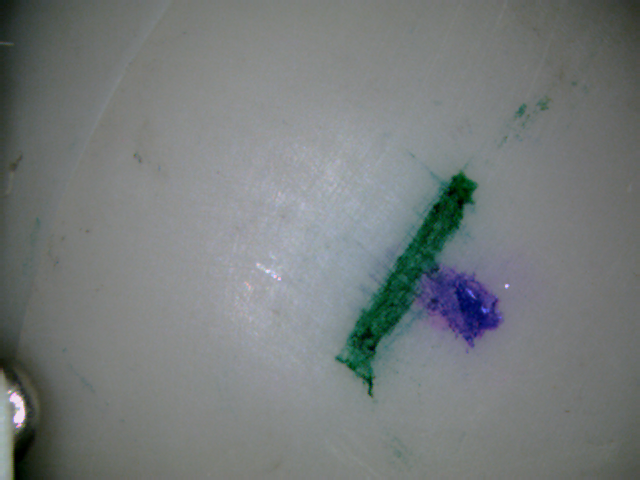
#> input picture zero_device/11-03-17-31-53-015.BMP, 640 x 480 px, given in place of the camera
$ python main_video.py   (older library calls are emulated)
#> lines starting #> are read from the running program, lines starting #| are printed output that depends on the picture; after the words box and inside, x2 and y2 are one past the last pixel; in counts of white or black regions, pixels touching at a corner belong together
### zero_device/judge_T.py
import cv2
import numpy as np
import color_list
import heapq
import math

def judge_T(frame):

    hsv = cv2.cvtColor(frame, cv2.COLOR_BGR2HSV)

    color = []

    color_dict = color_list.get_color_list()

    # 颜色字典的颜色数量
    num_color = len(color_dict)
    sum = [0] * num_color
    sum_tuple_list = []
    search_color_list = []

    ellipses = []

    # 对每个颜色进行判断，d是颜色字符串（如：red）
    for (d, i) in zip(color_dict, range(num_color)):

        search_color_list.append(d)
        # 根据阈值构建掩膜
        mask = cv2.inRange(hsv, color_dict[d][0], color_dict[d][1])

        # 先膨胀再腐蚀
        mask = cv2.dilate(mask, None, iterations=2)
        mask = cv2.erode(mask, None, iterations=4)

        img, cnts, hiera = cv2.findContours(mask.copy(), cv2.RETR_EXTERNAL,
                                            cv2.CHAIN_APPROX_SIMPLE)
        # 有轮廓才进行后面的判断
        # 把后面的判断放到这里了
        # 找到所有轮廓中最大的
        index1 = 0
        max1 = 0
        if len(cnts) > 1:
            for (points,ii) in zip(cnts,range(len(cnts))):
                if isinstance(points,int):
                    length = 1
                else:
                    length = len(points)

                # print(ii,length)

                if length > max1:
                    max1 = len(points)
                    index1 = ii

        # 找到最大的轮廓的中心点，并存储
        if len(cnts) > 0 and len(cnts[index1]) > 5:
            sum[i] = cv2.contourArea(cnts[index1])
            #fitEllipse返回一个列表，0——椭圆中心点，1——长短轴，2——旋转角度
            ellipses.append(cv2.fitEllipse(cnts[index1]))
        else:
            ellipses.append([])
            sum[i] = 0
        sum_tuple_list.append((i,sum[i]))

        # [7 lines of commented-out code are left out]
    sum_tuple_list = sorted(sum_tuple_list, key=lambda item: item[1], reverse = True)
    # print(sum_tuple_list)

    main_colors = []
    sub_colors = []
    '''
    for i,color_area in sum_tuple_list:
        if color_area > 50.0:
            if color_area > 2000.0:
                main_colors.append(i)
            else:
                sub_colors.append(i)
                '''
    for i,color_area in sum_tuple_list:
        if color_area > 50.0:
            if ellipses[i][1][1] < 120.0 and ellipses[i][1][1] > 40.0:
                sub_colors.append(i)
            #if color_area > 1200.0:
            if ellipses[i][1][1] > 120.0:
                main_colors.append(i)


    sub_color_used = [False] * num_color
    if len(main_colors) > 0:
        for main_color_idx in main_colors:
            for sub_color_idx in sub_colors:
                if not sub_color_used[sub_color_idx] and main_color_idx != sub_color_idx:
                    T_point_main = ellipses[main_color_idx][0]
                    T_point_sub = ellipses[sub_color_idx][0]
                    distance = math.sqrt((T_point_main[0] - T_point_sub[0])*(T_point_main[0] - T_point_sub[0]) + (T_point_main[1] - T_point_sub[1])*(T_point_main[1] - T_point_sub[1]))
                    # 实测真正T字的中心点距离在50 ~ 60 之间，极端情况下会有更小
                    print('main',search_color_list[main_color_idx],ellipses[main_color_idx][1])
                    print('sub',search_color_list[sub_color_idx],ellipses[sub_color_idx][1])
                    print(search_color_list[main_color_idx],search_color_list[sub_color_idx],distance)
                    if distance < 100.0 and distance > 25.0:
                        color.append(search_color_list[main_color_idx])
                        color.append(search_color_list[sub_color_idx])
                        sub_color_used[sub_color_idx] = True
                        sub_color_used[main_color_idx] = True
                        break
            else:
                continue
            continue

    return color


# [10 lines left out: function color_filtering, not called in this run]


# [20 lines that do not run on import are left out]

### zero_device/T_rotate_angle.py
# 该程序为了计算T型的旋转角度，根据的是T的上横（图像表现为粗线）
# 通过判断T的竖在横的上下来判断旋转小于180还是大于180

import cv2
import color_list
import math


#求T形旋转角，color1是粗线的颜色
def get_rotate_angle(frame, color1, color2):
    hsv = cv2.cvtColor(frame, cv2.COLOR_BGR2HSV)
    color_dict = color_list.get_color_list()
    img_color1_filtering = cv2.inRange(hsv, color_dict[color1][0],
                                       color_dict[color1][1])
    img_color2_filtering = cv2.inRange(hsv, color_dict[color2][0],
                                       color_dict[color2][1])

    img_color1_filtering = cv2.dilate(img_color1_filtering, None, iterations=2)
    img_color1_filtering = cv2.erode(img_color1_filtering, None, iterations=4)

    img_color2_filtering = cv2.dilate(img_color2_filtering, None, iterations=2)
    img_color2_filtering = cv2.erode(img_color2_filtering, None, iterations=4)

    #求轮廓
    img1, cnts1, hiera1 = cv2.findContours(img_color1_filtering, cv2.RETR_TREE,
                                           cv2.CHAIN_APPROX_SIMPLE)
    img2, cnts2, hiera2 = cv2.findContours(img_color2_filtering, cv2.RETR_TREE,
                                           cv2.CHAIN_APPROX_SIMPLE)
    #拟合椭圆
    index1 = 0
    max1 = 0
    index2 = 0
    max2 = 0
    # print(len(cnts1),len(cnts2))
    if len(cnts1) > 1:
        for (points,i) in zip(cnts1,range(len(cnts1))):
            if isinstance(points,int):
                length = 1
            else:
                length = len(points)

            # print('1',i,length)

            if length > max1:
                max1 = len(points)
                index1 = i

    if len(cnts2) > 1:
        for (points,i) in zip(cnts2,range(len(cnts2))):
            if isinstance(points,int):
                length = 1
            else:
                length = len(points)

            # print('2: i = ',i,', length = ',length)

            if length > max2:
                max2 = len(points)
                index2 = i

    ellipse1 = cv2.fitEllipse(cnts1[index1])
    ellipse2 = cv2.fitEllipse(cnts2[index2])

    # print(ellipse1[2],ellipse2[2])

    #返回旋转角度,以及两条线的中点和斜率
    return ellipse1[0], ellipse2[0], 0.0 - math.tan(
            (90 - ellipse1[2]) / 180 * math.pi), 0.0 - math.tan(
            (90 - ellipse2[2]) / 180 * math.pi), ellipse1[2], ellipse2[2]


# [6 lines that do not run on import are left out]

### zero_device/point_oblique_straight_point.py
# 解算出两线段的交点
# 采用 一点和斜率，然后两直线求解
import math

class Point(object):
    def __init__(self, x=0, y=0):
        self.x = x
        self.y = y


# 用"一点和斜率"定义的直线
class Line(object):
    def __init__(self, p, k):
        self.p = p
        self.k = k


# 解两直线的交点
def get_cross_point(l1, l2):
    cross_point = Point()
    #cross_point.x = (l2.p.y - l1.p.y - l2.k * l2.p.x + l1.k * l1.p.x) * 1.0 / (
    #   l1.k - l2.k)
    cross_point.x = (l2.p.y - l1.p.y - l2.k * l2.p.x + l1.k * l1.p.x) * 1.0 / (
       l1.k - l2.k)
    #cross_point.y = (l1.k * (l2.p.y - l2.k * l2.p.x) - l2.k *
                     #(l1.p.y - l1.k * l1.p.x)) * 1.0 / (l1.k - l2.k)
    cross_point.y = (l1.k * (cross_point.x - l1.p.x) + l1.p.y)
    # print(l1.k)
    return cross_point


# [11 lines that do not run on import are left out]

### zero_device/calculate_orientation.py
import math
from numpy import *


def fake_cartesian_to_spherical(X, Y, Z):
    r = 30
    phi = math.atan2(Y, X)
    if abs(Z) > r:
        Z = Z / abs(Z) * r
    theta = math.acos(Z/r)
    return r, phi, theta

def axis_angle_To_M(axis,angle):
    axis = axis.tolist()
    rx = axis[0][0]
    ry = axis[1][0]
    rz = axis[2][0]
    c_ = math.cos(angle)
    s_ = math.sin(angle)
    # 由轴角推到旋转矩阵
    M = mat(zeros((3, 3)))
    M[0, 0] = rx * rx * (1 - c_) + c_
    M[0, 1] = rx * ry * (1 - c_) + rz * s_
    M[0, 2] = rx * rz * (1 - c_) - ry * s_
    M[1, 0] = ry * rx * (1 - c_) - rz * s_
    M[1, 1] = ry * ry * (1 - c_) + c_
    M[1, 2] = ry * rz * (1 - c_) + rx * s_
    M[2, 0] = rz * rx * (1 - c_) + ry * s_
    M[2, 1] = rz * ry * (1 - c_) - rx * s_
    M[2, 2] = rz * rz * (1 - c_) + c_
    return M

def get_orientation(X0, Y0, Z0, X, Y, Z, rotate_angle, compensate = 0.0):

    # 视野：-y 是正向0度；定义：x正向0度差距90度
    # 因此对于正常向上的T，应为w + 90 - phi
    compensate  = compensate / 180.0 * math.pi + math.pi/2

    r = 30
    rotate_angle = rotate_angle * math.pi / 180
    res0 = fake_cartesian_to_spherical(X0, Y0, Z0)
    phi0 = res0[1]
    theta0 = res0[2]

    res = fake_cartesian_to_spherical(X, Y, Z)
    phi = res[1]
    theta = res[2]

    print("phi,theta = ",phi*180.0/math.pi,theta*180.0/math.pi,' phi0,theta0 = ',phi0*180.0/math.pi,theta0*180.0/math.pi)

    R = mat(zeros((3, 3)))
    sintheta = math.sin(theta)
    sintheta0 = math.sin(theta0)
    sinphi = math.sin(phi)
    sinphi0 = math.sin(phi0)
    costheta = math.cos(theta)
    costheta0 = math.cos(theta0)
    cosphi = math.cos(phi)
    cosphi0 = math.cos(phi0)
    # 绕z旋转-phi0
    R[0, 0] = cosphi0
    R[0, 1] = sinphi0
    R[0, 2] = 0
    R[1, 0] = 0.0 - sinphi0
    R[1, 1] = cosphi0
    R[1, 2] = 0
    R[2, 0] = 0
    R[2, 1] = 0
    R[2, 2] = 1
    # 经过第一次旋转后的姿态矩阵
    #　R1 = R.T
    R1 = R #important! 这里确定就应该使用不转置的矩阵！
    # 因为这里确实相当于直接确定了坐标系的旋转！没有什么“向量旋转”“坐标旋转的区别”

    # 绕y旋转-theta0
    # 对于R1姿态矩阵，因为仅仅只是坐标系发生了旋转，所以这里需要的操作是求在新系下的坐标，求法为 新坐标 = 姿态矩阵 * 旧坐标
    # 而 x,y,z 轴的旧坐标可以直接合成单位阵（每一列即为一轴），故新坐标即为姿态矩阵每一列
    axis = R1[:,1]
    R2 = axis_angle_To_M(axis,0.0-theta0) * R1

    coor = mat(zeros((3,1)))
    coor[0,0] = X0
    coor[1,0] = Y0
    coor[2,0] = Z0
    # print('坐标：',R2.T*coor)

    # 绕y旋转theta
    axis = R2[:,1]
    R3 = axis_angle_To_M(axis,theta) * R2


    # 绕z旋转phi
    axis = R3[:,2]
    R4 = axis_angle_To_M(axis,phi) * R3

    # 绕 0-X,Y,Z 旋转 w - phi
    axis0 = mat(zeros((3,1)))
    axis0[0,0] = X/r
    axis0[1,0] = Y/r
    axis0[2,0] = Z/r
    axis = R4 * axis0
    # 最终的姿态矩阵
    R_final = axis_angle_To_M(axis,rotate_angle - phi + compensate) * R4
    # R_final = R4

    # 由旋转矩阵 到 RPY值
    ThetaZ = math.atan2(R_final[1,0],R_final[0,0])
    sinThetaZ = math.sin(ThetaZ)
    cosThetaZ = math.cos(ThetaZ)
    ThetaY = math.atan2(0.0 - R_final[2,0], cosThetaZ * R_final[0,0] + sinThetaZ * R_final[1,0])
    ThetaX = math.atan2(sinThetaZ * R_final[0,2] - cosThetaZ * R_final[1,2],cosThetaZ * R_final[1,1] - sinThetaZ * R_final[0,1])

    return ThetaX,ThetaY,ThetaZ, R_final.tolist()


# [9 lines that do not run on import are left out]

### zero_device/color_list.py
import numpy as np
import collections

#定义字典存放颜色分量上下限
#例如：{颜色: [min分量, max分量]}
#{'red': [array([160,  43,  46]), array([179, 255, 255])]}

def get_color_list():
    dict = collections.defaultdict(list)

    # 黑色
    lower_black = np.array([0, 0, 0])
    upper_black = np.array([180, 255, 46])
    color_list = []
    color_list.append(lower_black)
    color_list.append(upper_black)
    dict['black'] = color_list

    # [17 lines of commented-out code are left out]
    lower_red = np.array([0, 150, 43])
    upper_red = np.array([17, 255, 255])
    color_list = []
    color_list.append(lower_red)
    color_list.append(upper_red)
    dict['red']=color_list
    '''
    # 未采用
    lower_red = np.array([155, 131, 150])
    upper_red = np.array([162, 165, 180])
    color_list = []
    color_list.append(lower_red)
    color_list.append(upper_red)
    dict['unknown'] = color_list
    '''

    #粉色
    lower_pink = np.array([159, 46, 46])
    upper_pink = np.array([166, 255, 255])
    color_list = []
    color_list.append(lower_pink)
    color_list.append(upper_pink)
    dict['pink'] = color_list

    #黄色
    lower_yellow = np.array([24, 46, 46])
    upper_yellow = np.array([31, 255, 172])
    color_list = []
    color_list.append(lower_yellow)
    color_list.append(upper_yellow)
    dict['yellow'] = color_list

    #绿色
    lower_green = np.array([51, 64, 43])
    upper_green = np.array([96, 255, 130])
    color_list = []
    color_list.append(lower_green)
    color_list.append(upper_green)
    dict['green'] = color_list

    # [9 lines of commented-out code are left out]
    lower_blue = np.array([104, 46, 46])
    upper_blue = np.array([117, 255, 255])
    color_list = []
    color_list.append(lower_blue)
    color_list.append(upper_blue)
    dict['blue'] = color_list

    # 紫色
    lower_purple = np.array([118, 46, 46])
    upper_purple = np.array([133, 255, 255])
    color_list = []
    color_list.append(lower_purple)
    color_list.append(upper_purple)
    dict['purple'] = color_list

    return dict


# [10 lines that do not run on import are left out]

### zero_device/mark_point_list.py
# 标记点的字典

import collections
import math

#定义标记点的字典
#例如：{颜色: 点坐标}
#{'redblue': [0,0,r]}


def get_mark_point_list():
    dict = collections.defaultdict(list)

    r = 30
    angle = math.asin(math.sqrt(2.0/3.0))
    sin = math.sqrt(2.0/3.0) * r
    cos = math.cos(angle) * r
    sin45 = math.sin(math.pi/4.0) * r


    mark_point = []
    mark_point.append([0, 0, r])  # 北极点
    mark_point.append([0.0])    #补充角度
    dict['redblue'] = mark_point

    mark_point = []
    mark_point.append([0, 0, -r])  # 南极点
    mark_point.append([180])
    dict['redpink'] = mark_point

    mark_point = []
    # (r, 0, theta)
    mark_point.append([sin, 0, cos])  # 上半球
    mark_point.append([0])
    dict['greenblue'] = mark_point

    mark_point = []
    # (r, pi/2, theta)
    mark_point.append([0, sin, cos])
    mark_point.append([0])
    dict['greenyellow'] = mark_point

    mark_point = []
    # (r, pi, theta)
    mark_point.append([-sin, 0, cos])
    mark_point.append([0])
    dict['greenpink'] = mark_point

    mark_point = []
    # (r, 3pi/2, theta)
    mark_point.append([0, -sin, cos])
    mark_point.append([0])
    dict['greenpurple'] = mark_point

    mark_point = []
    # (r, 0, pi-theta)
    mark_point.append([sin, 0, -cos])  # 下半球
    mark_point.append([180])
    dict['blackblue'] = mark_point

    mark_point = []
    mark_point.append([0, sin, -cos])
    mark_point.append([180])
    dict['blackyellow'] = mark_point

    mark_point = []
    mark_point.append([-sin, 0, -cos])
    mark_point.append([180])
    dict['blackpink'] = mark_point

    mark_point = []
    mark_point.append([0, -sin, -cos])
    mark_point.append([180])
    dict['blackpurple'] = mark_point

    mark_point = []
    # (r, pi/4, pi/2)
    mark_point.append([sin45, sin45, 0])  # 赤道
    mark_point.append([0])
    dict['greenred'] = mark_point

    mark_point = []
    mark_point.append([-sin45, sin45, 0])
    mark_point.append([0])
    dict['purplered'] = mark_point

    mark_point = []
    mark_point.append([-sin45, -sin45,0])
    mark_point.append([0])
    dict['blackred'] = mark_point

    mark_point = []
    mark_point.append([sin45, -sin45, 0])
    mark_point.append([0])
    dict['greenblack'] = mark_point

    return dict


# [5 lines that do not run on import are left out]

### zero_device/main_video.py
# 步骤： 1.找到T型的颜色，判断标记点标准位置
#       2.计算出T交点，并得到实际偏移
#       3.换算为球的绝对坐标
#       4.发串口消息

import math
import cv2
import numpy as np
import serial
import color_list
import judge_color
import T_rotate_angle
import point_oblique_straight_point
import mark_point_list
import time
import calculate_orientation
import struct

import judge_T

# 设定串口
ser = serial.Serial("COM3", 115200)


###############################################################
# 球的标准,单位毫米mm
sphereRadius = 30

# 摄像头的分辨率
width = 560
height = 420

# 摄像头与实际坐标的换算系数
k = 26 / 480
###############################################################

cap = cv2.VideoCapture(1)

color_last = []
count = 0

while(1):
    ret, frame = cap.read()
#> frame is the input picture: shape (480, 640, 3); mean B, G, R 123.6, 123.4, 118.3
    cv2.imshow("capture", frame)


    cv2.imshow("capture", frame)

    time.sleep(0.05)

    frame = frame[0:480, 50:610]
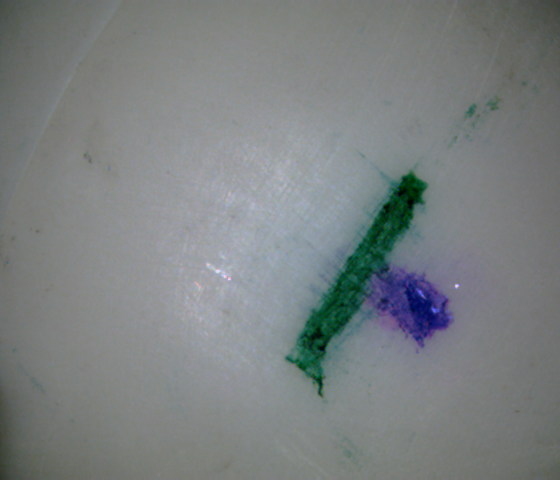
#> frame: shape (480, 560, 3); mean B, G, R 128.9, 128, 122.8
    # 输出颜色
    # color = judge_color.get_color(frame)
    color = judge_T.judge_T(frame)
#> the loop in judge_T, `for (d, i) in zip(color_dict, range(num_color)): ` made 7 passes
#> pass 1, in judge_T, `mask = cv2.inRange(hsv, color_dict[d][0], color_dict[d][1])`:
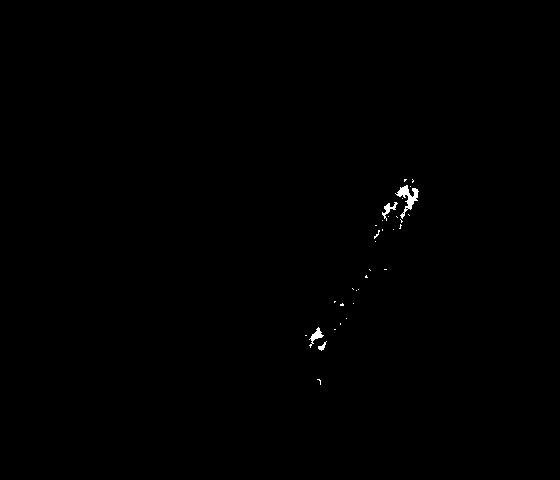
#> mask: shape (480, 560); 0.22% white; 33 white regions (29 under 20 px), largest, box (x1, y1, x2, y2) and area: (395, 185, 419, 219) 272, (309, 327, 324, 348) 103, (382, 202, 398, 221) 93, (318, 341, 327, 351) 37
#> pass 1, in judge_T, `mask = cv2.dilate(mask, None, iterations=2)`:
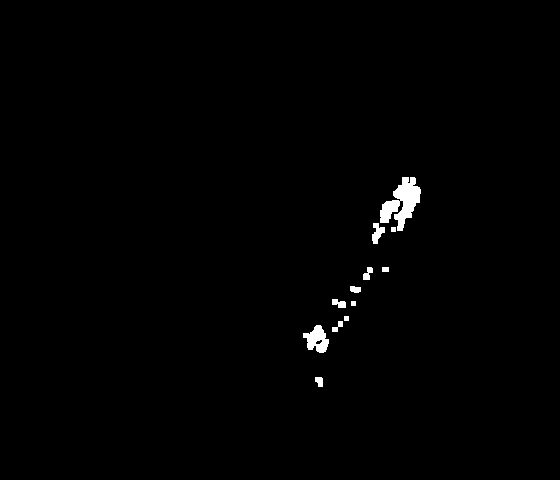
#> mask: shape (480, 560); 0.81% white; 12 white regions, largest, box (x1, y1, x2, y2) and area: (380, 177, 421, 231) 1128, (303, 325, 329, 353) 434, (372, 223, 385, 244) 159
#> pass 1, in judge_T, `mask = cv2.erode(mask, None, iterations=4)`:
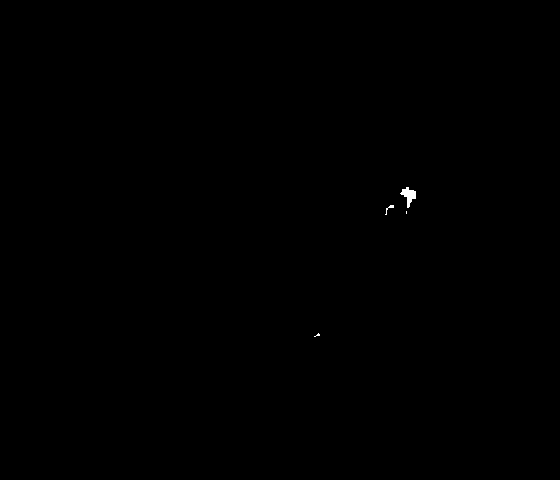
#> mask: shape (480, 560); 0.07% white; 4 white regions (2 under 20 px), largest, box (x1, y1, x2, y2) and area: (400, 187, 416, 208) 160, (385, 205, 394, 215) 25
#> after the loop in judge_T, `for (d, i) in zip(color_dict, range(num_color)):`: ellipses = [((407.5, 196.2), (13.83, 19.66), 13.96), [], [], [], ((352, 284.8), (42.3, 269), 30.22), ((396.6, 286.7), (41.35, 73.63), 45.81), ((411.9, 304.6), (73.32, 81.63), 111.8)]; search_color_list = ['black', 'red', 'pink', 'yellow', 'green', 'blue', 'purple']; sum = [130, 0, 0, 0, 7543, 775, 4361.5]; sum_tuple_list = [(0, 130), (1, 0), (2, 0), (3, 0), (4, 7543), (5, 775), (6, 4361.5)]
#> in judge_T, `sum_tuple_list = sorted(sum_tuple_list, key=lambda item: item[1], reve..`: sum_tuple_list = [(4, 7543), (6, 4361.5), (5, 775), (0, 130), (1, 0), (2, 0), (3, 0)]
#> the loop in judge_T, `for i,color_area in sum_tuple_list:` made 7 passes
#> after the loop in judge_T, `for i,color_area in sum_tuple_list:`: main_colors = [4]; sub_colors = [6, 5]
#> the loop in judge_T, `for main_color_idx in main_colors:` made 1 pass
#> (printed output is left out)
#> after the loop in judge_T, `for main_color_idx in main_colors:`: color = ['green', 'purple']; sub_color_used = [False, False, False, False, True, False, True]
#> color = ['green', 'purple']
    # print(color)

    #print(color)


    mark_point_dict = mark_point_list.get_mark_point_list()

    if color != [] and (color[0] + color[1]) in mark_point_dict.keys():
        if color_last == color:
            count += 1
            if count > 10:
                count = 0
            else:
                continue
                pass
        count = 0
        color_last = color
#> color_last = ['green', 'purple']

        # 找到颜色对应的标记点标准位置
        mark_point_standard_position = mark_point_dict[color[0] + color[1]]
#> mark_point_standard_position = [[0, -24.49, 17.32], [0]]

        # 求解T型两线的方程
        index = T_rotate_angle.get_rotate_angle(frame, color[0],color[1])
#> in get_rotate_angle, `img_color1_filtering = cv2.inRange(hsv, color_dict[color1][0], color_d..`:
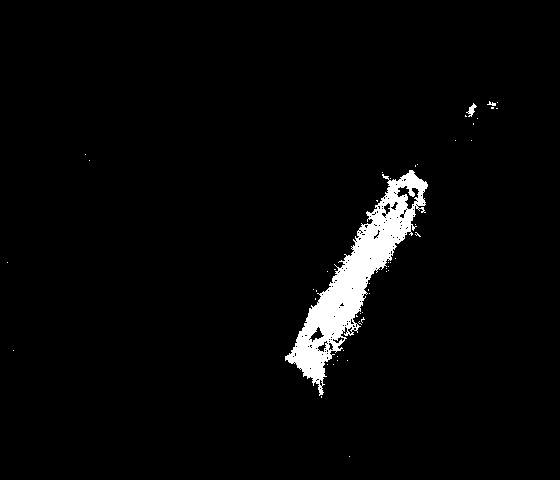
#> img_color1_filtering: shape (480, 560); 3.1% white; 50 white regions (47 under 20 px), largest, box (x1, y1, x2, y2) and area: (285, 170, 428, 396) 8113, (466, 103, 477, 117) 62, (487, 101, 496, 106) 23
#> in get_rotate_angle, `img_color2_filtering = cv2.inRange(hsv, color_dict[color2][0], color_d..`:
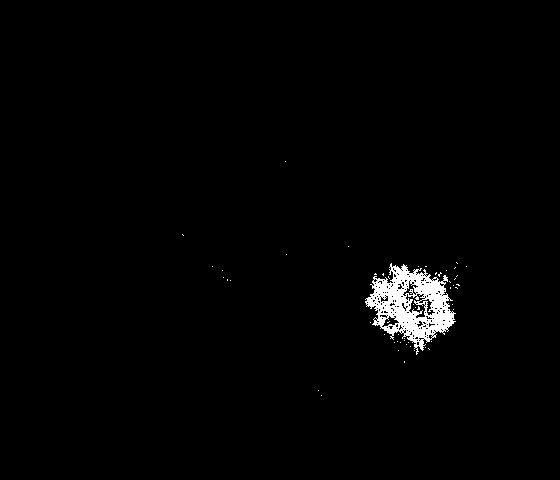
#> img_color2_filtering: shape (480, 560); 1.5% white; 53 white regions (52 under 20 px), largest, box (x1, y1, x2, y2) and area: (365, 263, 456, 355) 3869
#> in get_rotate_angle, `img_color1_filtering = cv2.dilate(img_color1_filtering, None, iteratio..`:
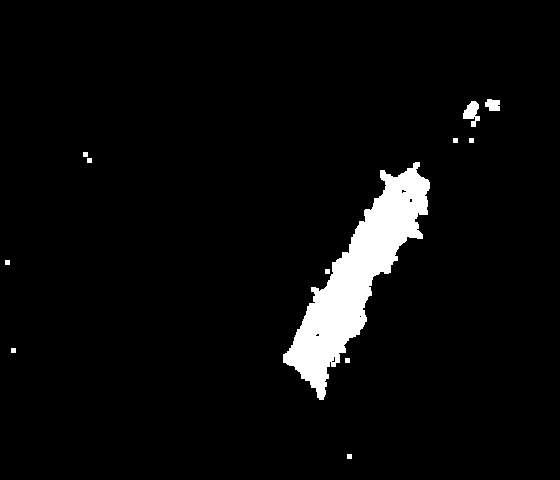
#> img_color1_filtering: shape (480, 560); 4.4% white; 12 white regions, largest, box (x1, y1, x2, y2) and area: (283, 162, 430, 400) 11312, (463, 101, 480, 127) 256, (485, 99, 500, 111) 148
#> (the rest of the program and of its run is left out)
